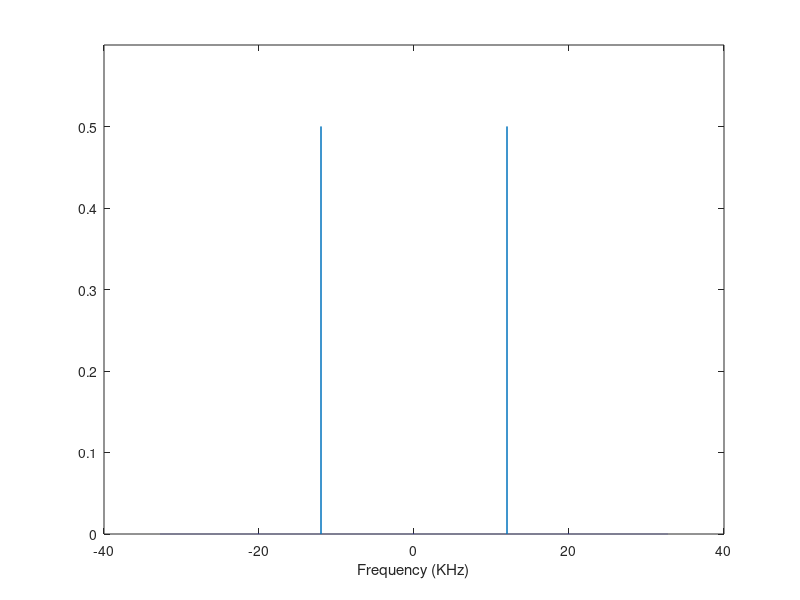

The MATLAB script that drew this image:
Amp = 1;
freqHz = 12000;
fsHz = 65536;
dt = 1/fsHz;
index = 1;
sine = [];
sampleNumber = [];
for t = 0:dt:1-dt
   sine(index) = Amp * sin(2*pi*freqHz*t);
   sampleNumber(index) = index;
   index = index + 1;
end

% alternative to the above loop
% sine = Amp*sin(2*pi*freq*(0:dt:1-dt));

N = 65536;
transform = fft(sine,N)/N;
magTransform = abs(transform);

faxis = linspace(-fsHz/2,fsHz/2,N);
plot(faxis/1000,fftshift(magTransform));
axis([-40 40 0 0.6])
xlabel('Frequency (KHz)')